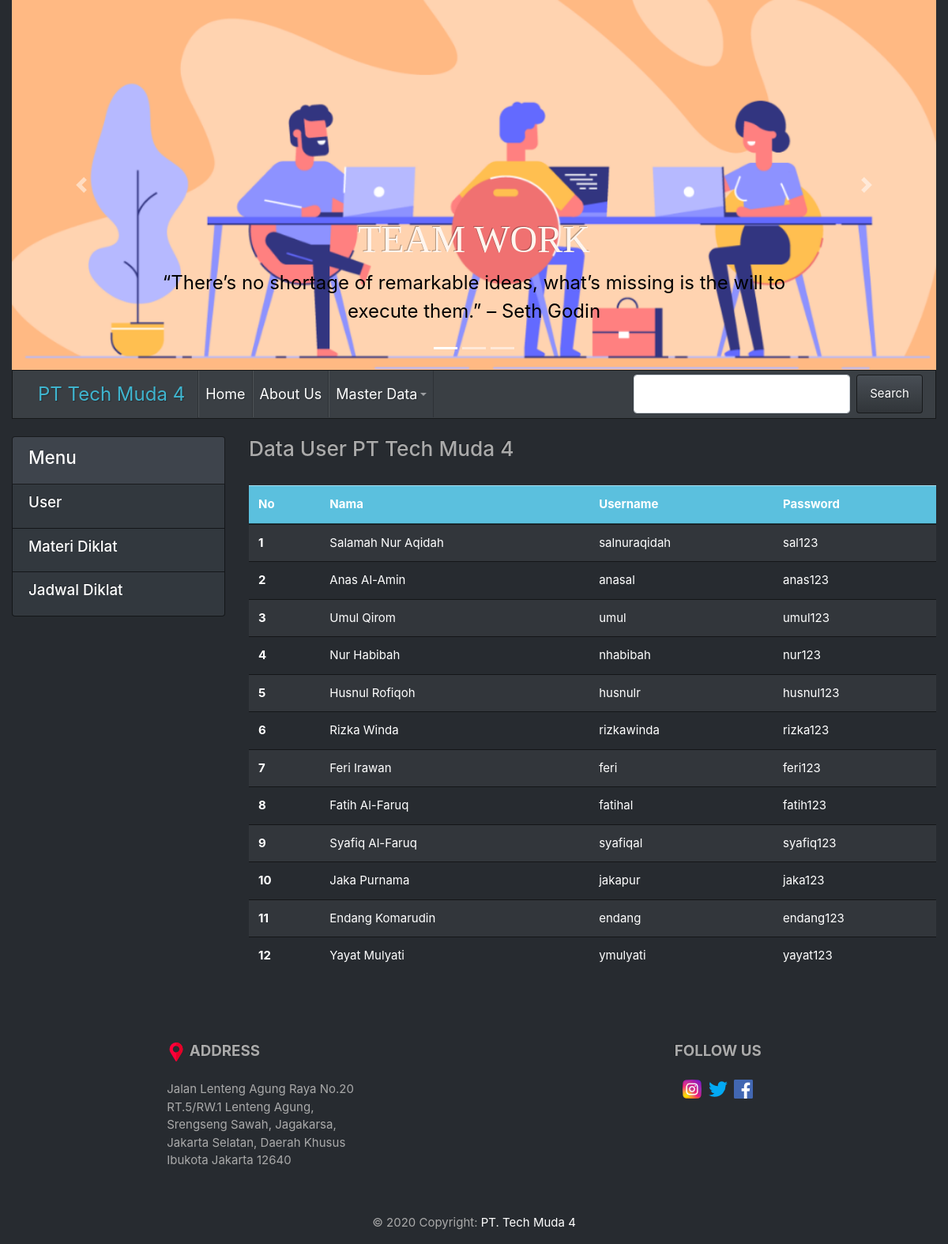
Page /PT_Tech_Muda4/index.php?hal=login on the committed database.
### tables this page shows
CREATE TABLE `user` (
  `id` int(11) NOT NULL,
  `username` varchar(20) NOT NULL,
  `password` varchar(20) NOT NULL,
  `role` varchar(45) NOT NULL,
  `pegawai_id` int(11) NOT NULL
);

CREATE TABLE `pegawai` (
  `id` int(11) NOT NULL,
  `nip` varchar(25) NOT NULL,
  `nama` varchar(20) NOT NULL,
  `gender` enum('L','P') NOT NULL,
  `alamat` text NOT NULL,
  `foto` varchar(30) DEFAULT NULL,
  `divisi_id` int(11) NOT NULL,
  `jabatan_id` int(11) NOT NULL
);

### PT_Tech_Muda4/model/Login.php (called while the page is built)
<?php
class Login{
    private $koneksi;
    public function __construct(){
        global $dbh;
        $this->koneksi = $dbh;
    }
    public function dataLogin(){
        $sql = "select peg.nama, u.username, u.password
        from user u
        inner join pegawai peg on peg.id = u.pegawai_id";
        $ps = $this->koneksi->prepare($sql);
        $ps->execute();
        $rs = $ps->fetchAll();
        return $rs;
    }
};
?>

### PT_Tech_Muda4/login.php (the view)
<h3>Data User PT Tech Muda 4</h3><br/>
<table class="table table-striped">
  <thead>
     <tr class="table-info">
      <th scope="col">No</th>
	  <th scope="col">Nama</th>
      <th scope="col">Username</th>
      <th scope="col">Password</th>
    </tr>
  </thead>
  <tbody>
  <?php
      $model = new Login();
      $rs = $model->dataLogin();
      $no = 1;
      foreach($rs as $div){
	?>
    <tr>
      <th scope="row"><?= $no ?></th>
      <td><?= $div['nama'] ?></td>
	  <td><?= $div['username'] ?></td>
      <td><?= $div['password'] ?></td>
    </tr>
    <?php $no++; }; ?>
  </tbody>
</table>

### rows in the picture
user: pegawai.nama "Salamah Nur Aqidah", username "salnuraqidah", password "sal123"
user: pegawai.nama "Anas Al-Amin", username "anasal", password "anas123"
user: pegawai.nama "Umul Qirom", username "umul", password "umul123"
user: pegawai.nama "Nur Habibah", username "nhabibah", password "nur123"
user: pegawai.nama "Husnul Rofiqoh", username "husnulr", password "husnul123"
user: pegawai.nama "Rizka Winda", username "rizkawinda", password "rizka123"
user: pegawai.nama "Feri Irawan", username "feri", password "feri123"
user: pegawai.nama "Fatih Al-Faruq", username "fatihal", password "fatih123"
user: pegawai.nama "Syafiq Al-Faruq", username "syafiqal", password "syafiq123"
user: pegawai.nama "Jaka Purnama", username "jakapur", password "jaka123"
user: pegawai.nama "Endang Komarudin", username "endang", password "endang123"
user: pegawai.nama "Yayat Mulyati", username "ymulyati", password "yayat123"
